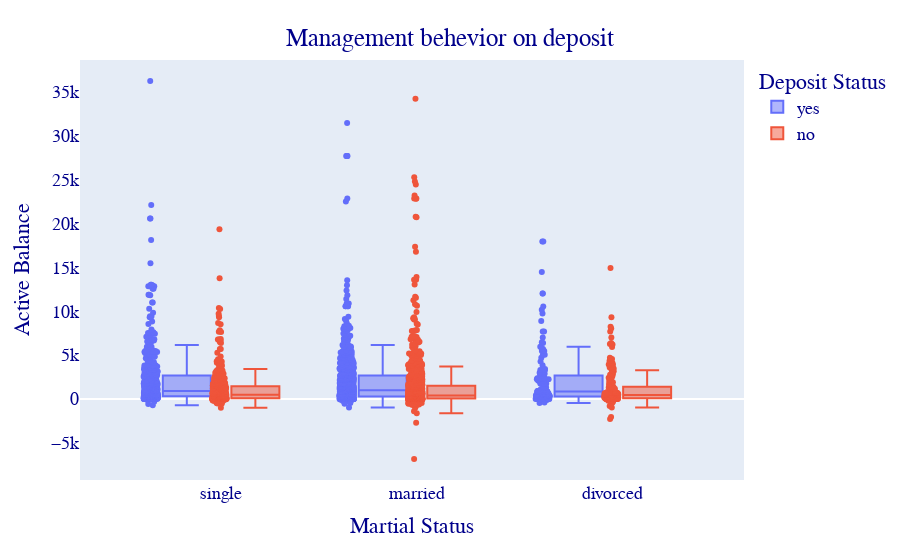

Notebook cell for this chart:
### Code cell
management = df[df.job=='management']
fig = px.box(management, x="marital", y="balance", 
             color="deposit", points="all",
            )
fig.update_traces(quartilemethod="exclusive")
fig.update_layout(
    title={
         'text': "Management behevior on deposit",
            'y':0.95,
            'x':0.5,
            'xanchor': 'center',
            'yanchor': 'top'},
    xaxis_title="Martial Status",
    yaxis_title="Active Balance",
    legend_title="Deposit Status",
    font=dict(
        family="Arial",
        size=18,
        color="DarkBlue"
    )
)
fig.update_layout(xaxis=dict(showgrid=False),
              yaxis=dict(showgrid=False)
)
fig.show()

### Figure 1 — Plotly figure (JSON) as saved in the notebook; plotly's stock layout.template omitted (floating-point values rounded to 4 significant figures; data arrays with more than 128 entries replaced by an {"elided": "..."} marker saying what was removed)
{"data": [{"alignmentgroup": "True", "boxpoints": "all", "hovertemplate": "deposit=yes<br>marital=%{x}<br>balance=%{y}<extra></extra>", "legendgroup": "yes", "marker": {"color": "#636efa"}, "name": "yes", "notched": false, "offsetgroup": "yes", "orientation": "v", "quartilemethod": "exclusive", "showlegend": true, "type": "box", "x": {"elided": "1301 str values"}, "x0": " ", "xaxis": "x", "y": {"elided": "1301 int values"}, "y0": " ", "yaxis": "y"}, {"alignmentgroup": "True", "boxpoints": "all", "hovertemplate": "deposit=no<br>marital=%{x}<br>balance=%{y}<extra></extra>", "legendgroup": "no", "marker": {"color": "#EF553B"}, "name": "no", "notched": false, "offsetgroup": "no", "orientation": "v", "quartilemethod": "exclusive", "showlegend": true, "type": "box", "x": {"elided": "1265 str values"}, "x0": " ", "xaxis": "x", "y": {"elided": "1265 int values"}, "y0": " ", "yaxis": "y"}], "layout": {"boxmode": "group", "font": {"color": "DarkBlue", "family": "Arial", "size": 18}, "legend": {"title": {"text": "Deposit Status"}, "tracegroupgap": 0}, "margin": {"t": 60}, "title": {"text": "Management behevior on deposit", "x": 0.5, "xanchor": "center", "y": 0.95, "yanchor": "top"}, "xaxis": {"anchor": "y", "domain": [0, 1], "showgrid": false, "title": {"text": "Martial Status"}}, "yaxis": {"anchor": "x", "domain": [0, 1], "showgrid": false, "title": {"text": "Active Balance"}}}}
